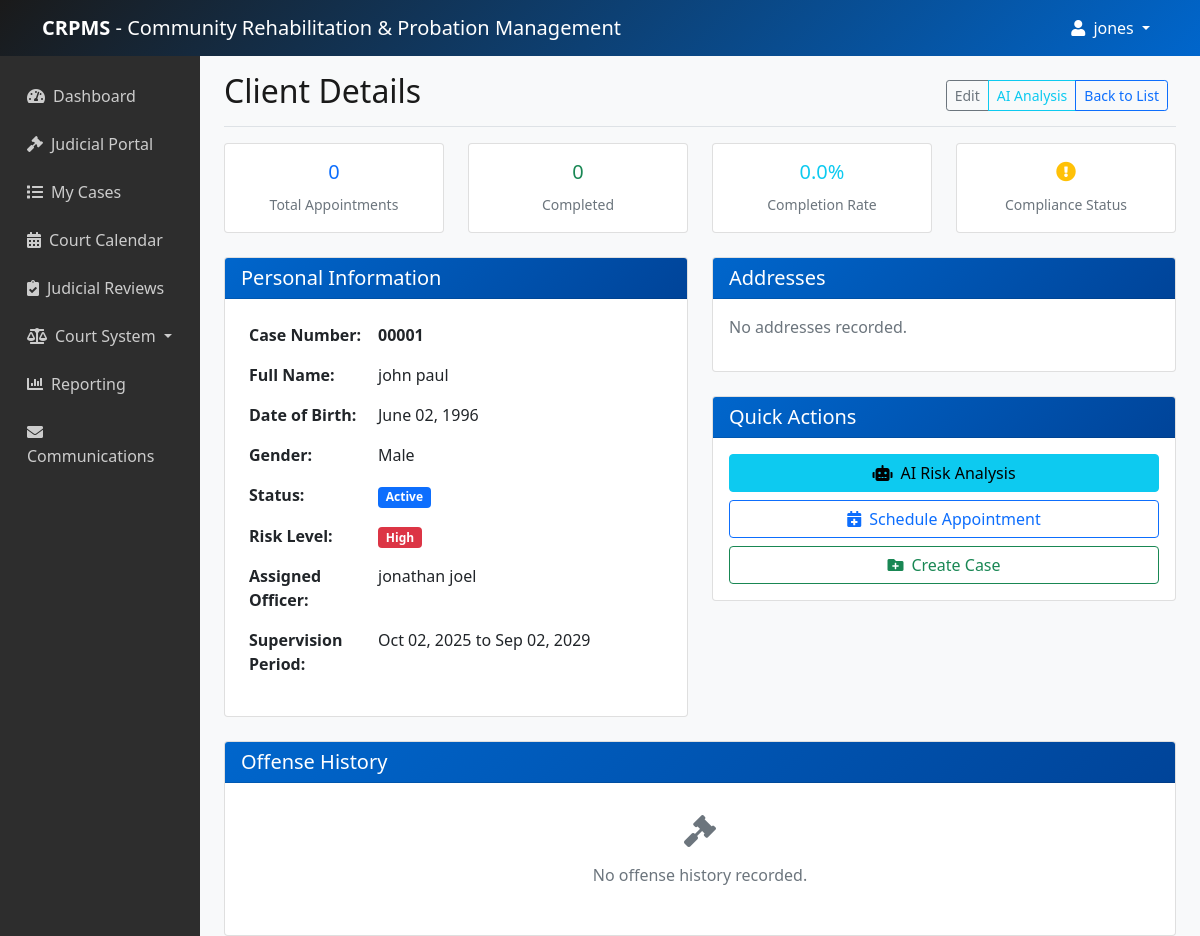
Screenshot of /clients/1/ (signed in) with the database file from the repository.
### users/models.py (models this page shows, shortened)
class User(AbstractUser):
    USER_TYPE_CHOICES = (
        ('admin', 'System Administrator'),
        ('officer', 'Probation Officer'),
        ('staff', 'Support Staff'),
        ('judge', 'Judge'),
    )
    user_type = models.CharField(max_length=20, choices=USER_TYPE_CHOICES, default='officer')
    phone = models.CharField(max_length=20, blank=True)
    department = models.CharField(max_length=100, blank=True)
    badge_number = models.CharField(max_length=50, blank=True)
    profile_picture = models.ImageField(upload_to='profiles/', blank=True)
    is_active_officer = models.BooleanField(default=True)  # Track if officer is active
    court_jurisdiction = models.CharField(max_length=100, blank=True)  # For judges

### clients/models.py (models this page shows, shortened)
class Client(models.Model):
    GENDER_CHOICES = (
        ('M', 'Male'),
        ('F', 'Female'),
        ('O', 'Other'),
    )
    STATUS_CHOICES = (
        ('active', 'Active'),
        ('completed', 'Completed'),
        ('violated', 'Violated'),
        ('transferred', 'Transferred'),
    )
    case_number = models.CharField(max_length=50, unique=True)
    first_name = models.CharField(max_length=100)
    last_name = models.CharField(max_length=100)
    date_of_birth = models.DateField()
    gender = models.CharField(max_length=1, choices=GENDER_CHOICES)
    assigned_officer = models.ForeignKey(User, on_delete=models.PROTECT, limit_choices_to={'user_type': 'officer', 'is_active_officer': True})
    status = models.CharField(max_length=20, choices=STATUS_CHOICES, default='active')
    start_date = models.DateField()
    end_date = models.DateField()
    risk_level = models.CharField(max_length=20, choices=[('low', 'Low'), ('medium', 'Medium'), ('high', 'High')])
    notes = models.TextField(blank=True)
    created_by = models.ForeignKey(User, on_delete=models.PROTECT, related_name='clients_created')
    created_at = models.DateTimeField(auto_now_add=True)
    updated_at = models.DateTimeField(auto_now=True)

### clients/views.py (the view)
# urls.py: path('<int:pk>/', views.client_detail, name='client_detail'),
@login_required
def client_detail(request, pk):
    client = get_object_or_404(Client, pk=pk)
    if request.user.user_type == 'officer' and client.assigned_officer != request.user:
        messages.error(request, "You don't have permission to view this client.")
        return redirect('client_list')
    addresses = client.addresses.all()
    offenses = client.offenses.all()
    basic_analysis = generate_basic_analysis(client)
    context = {
        'client': client,
        'addresses': addresses,
        'offenses': offenses,
        'basic_analysis': basic_analysis
    }
    return render(request, 'clients/client_detail.html', context)

### templates/clients/client_detail.html (shortened to what this page needs)
{% extends 'base.html' %}
{% block content %}
<div class="d-flex justify-content-between flex-wrap flex-md-nowrap align-items-center pt-3 pb-2 mb-3 border-bottom">
    <h1 class="h2">Client Details</h1>
    <div class="btn-toolbar mb-2 mb-md-0">
        <div class="btn-group me-2">
            <a href="{% url 'client_update' client.pk %}" class="btn btn-sm btn-outline-secondary">Edit</a>
            <a href="{% url 'ai_analyzer' client.pk %}" class="btn btn-sm btn-outline-info">AI Analysis</a>
            <a href="{% url 'client_list' %}" class="btn btn-sm btn-outline-primary">Back to List</a>
        </div>
    </div>
</div>
<div class="row mb-4">
    <div class="col-md-3">
        <div class="card text-center">
            <div class="card-body">
                <h5 class="text-primary">{{ basic_analysis.total_appointments }}</h5>
                <small class="text-muted">Total Appointments</small>
            </div>
        </div>
    </div>
    <div class="col-md-3">
        <div class="card text-center">
            <div class="card-body">
                <h5 class="text-success">{{ basic_analysis.completed_appointments }}</h5>
                <small class="text-muted">Completed</small>
            </div>
        </div>
    </div>
    <div class="col-md-3">
        <div class="card text-center">
            <div class="card-body">
                <h5 class="text-info">{{ basic_analysis.completion_rate|floatformat:1 }}%</h5>
                <small class="text-muted">Completion Rate</small>
            </div>
        </div>
    </div>
    <div class="col-md-3">
        <div class="card text-center">
            <div class="card-body">
                <h5 class="text-{{ basic_analysis.risk_indicator }}">
                    {% if basic_analysis.risk_indicator == 'danger' %}
                        <i class="fas fa-exclamation-triangle"></i>
                    {% elif basic_analysis.risk_indicator == 'warning' %}
                        <i class="fas fa-exclamation-circle"></i>
                    {% else %}
                        <i class="fas fa-check-circle"></i>
                    {% endif %}
                </h5>
                <small class="text-muted">Compliance Status</small>
            </div>
        </div>
    </div>
</div>
<div class="row">
    <div class="col-md-6">
        <div class="card mb-4">
            <div class="card-header">
                <h5 class="card-title mb-0">Personal Information</h5>
            </div>
            <div class="card-body">
                <table class="table table-borderless">
                    <tr>
                        <th width="30%">Case Number:</th>
                        <td><strong>{{ client.case_number }}</strong></td>
                    </tr>
                    <tr>
                        <th>Full Name:</th>
                        <td>{{ client.first_name }} {{ client.last_name }}</td>
                    </tr>
                    <tr>
                        <th>Date of Birth:</th>
                        <td>{{ client.date_of_birth|date:"F d, Y" }}</td>
                    </tr>
                    <tr>
                        <th>Gender:</th>
                        <td>{{ client.get_gender_display }}</td>
                    </tr>
                    <tr>
                        <th>Status:</th>
                        <td>
                            <span class="badge bg-{% if client.status == 'active' %}primary{% elif client.status == 'completed' %}success{% else %}danger{% endif %}">
                                {{ client.get_status_display }}
                            </span>
                        </td>
                    </tr>
                    <tr>
                        <th>Risk Level:</th>
                        <td>
                            <span class="badge bg-{% if client.risk_level == 'low' %}success{% elif client.risk_level == 'medium' %}warning{% else %}danger{% endif %}">
                                {{ client.get_risk_level_display }}
                            </span>
                        </td>
                    </tr>
                    <tr>
                        <th>Assigned Officer:</th>
                        <td>{{ client.assigned_officer.get_full_name }}</td>
                    </tr>
                    <tr>
                        <th>Supervision Period:</th>
                        <td>{{ client.start_date|date:"M d, Y" }} to {{ client.end_date|date:"M d, Y" }}</td>
                    </tr>
                </table>
            </div>
        </div>
    </div>
    <div class="col-md-6">
        <div class="card mb-4">
            <div class="card-header d-flex justify-content-between align-items-center">
                <h5 class="card-title mb-0">Addresses</h5>
            </div>
            <div class="card-body">
                {% if addresses %}
                    {% for address in addresses %}
                    <div class="border-bottom pb-2 mb-2 {% if address.is_primary %}border-primary{% endif %}">
                        <div class="d-flex justify-content-between">
                            <strong>{{ address.get_address_type_display }}</strong>
                            {% if address.is_primary %}
                                <span class="badge bg-primary">Primary</span>
                            {% endif %}
                        </div>
                        <p class="mb-1">{{ address.street }}</p>
                        <p class="mb-1">{{ address.city }}, {{ address.state }} {{ address.zip_code }}</p>
                    </div>
                    {% endfor %}
                {% else %}
                    <p class="text-muted">No addresses recorded.</p>
                {% endif %}
            </div>
        </div>
        <div class="card">
            <div class="card-header">
                <h5 class="card-title mb-0">Quick Actions</h5>
            </div>
            <div class="card-body">
                <div class="d-grid gap-2">
                    <a href="{% url 'ai_analyzer' client.pk %}" class="btn btn-info">
                        <i class="fas fa-robot me-2"></i>AI Risk Analysis
                    </a>
                    <a href="{% url 'appointment_create' %}" class="btn btn-outline-primary">
                        <i class="fas fa-calendar-plus me-2"></i>Schedule Appointment
                    </a>
                    <a href="{% url 'case_create' %}" class="btn btn-outline-success">
                        <i class="fas fa-folder-plus me-2"></i>Create Case
                    </a>
                </div>
            </div>
        </div>
    </div>
</div>
<div class="row">
    <div class="col-12">
        <div class="card">
            <div class="card-header">
                <h5 class="card-title mb-0">Offense History</h5>
            </div>
            <div class="card-body">
                {% if offenses %}
                    <div class="table-responsive">
                        <table class="table table-striped">
                            <thead>
                                <tr>
                                    <th>Offense Type</th>
                                    <th>Description</th>
                                    <th>Date Committed</th>
                                    <th>Sentence</th>
                                    <th>Court</th>
                                </tr>
                            </thead>
                            <tbody>
                                {% for offense in offenses %}
                                <tr>
                                    <td>{{ offense.offense_type }}</td>
                                    <td>{{ offense.description|truncatewords:10 }}</td>
                                    <td>{{ offense.date_committed|date:"M d, Y" }}</td>
                                    <td>{{ offense.sentence }}</td>
                                    <td>{{ offense.court }}</td>
                                </tr>
                                {% endfor %}
                            </tbody>
                        </table>
                    </div>
                {% else %}
                    <p class="text-muted text-center py-3">
                        <i class="fas fa-gavel fa-2x mb-3"></i><br>
                        No offense history recorded.
                    </p>
                {% endif %}
            </div>
        </div>
    </div>
</div>
{% endblock %}

### templates/base.html (shortened to what this page needs)
<!DOCTYPE html>
<html lang="en">
<head>
    <link href="https://cdn.jsdelivr.net/npm/bootstrap@5.1.3/dist/css/bootstrap.min.css" rel="stylesheet">
    <link rel="stylesheet" href="https://cdnjs.cloudflare.com/ajax/libs/font-awesome/5.15.4/css/all.min.css">
</head>
<body>
<nav class="navbar navbar-expand-lg navbar-dark">
    <div class="container">
        <a class="navbar-brand" href="{% url 'dashboard' %}">
            <strong>CRPMS</strong> - Community Rehabilitation & Probation Management
        </a>
        <div class="collapse navbar-collapse" id="navbarNav">
            <div class="navbar-nav ms-auto">
                {% if user.is_authenticated %}
                    <div class="nav-item dropdown">
                        <a class="nav-link dropdown-toggle" href="#" id="navbarDropdown" role="button" data-bs-toggle="dropdown" aria-expanded="false">
                            <i class="fas fa-user me-1"></i>
                            {{ user.first_name|default:user.username }}
                        </a>
                    </div>
                {% endif %}
            </div>
        </div>
    </div>
</nav>
    <div class="container-fluid">
        <div class="row">
            {% if user.is_authenticated %}
            <div class="col-md-3 col-lg-2 sidebar d-md-block">
                <div class="position-sticky pt-3">
                    <ul class="nav flex-column">
                        <li class="nav-item">
                            <a class="nav-link" href="{% url 'dashboard' %}">
                                <i class="fas fa-tachometer-alt me-2"></i>Dashboard
                            </a>
                        </li>
                        {% if user.user_type == 'judge' %}
                        <li class="nav-item">
                            <a class="nav-link" href="{% url 'judges:judge_dashboard' %}">
                                <i class="fas fa-gavel me-2"></i>Judicial Portal
                            </a>
                        </li>
                        <li class="nav-item">
                            <a class="nav-link" href="{% url 'judges:judge_cases' %}">
                                <i class="fas fa-list me-2"></i>My Cases
                            </a>
                        </li>
                        <li class="nav-item">
                            <a class="nav-link" href="{% url 'judges:court_calendar' %}">
                                <i class="fas fa-calendar-alt me-2"></i>Court Calendar
                            </a>
                        </li>
                        <li class="nav-item">
                            <a class="nav-link" href="{% url 'judges:judicial_reviews' %}">
                                <i class="fas fa-clipboard-check me-2"></i>Judicial Reviews
                            </a>
                        </li>
                        {% endif %}
                        <li class="nav-item dropdown">
                            <a class="nav-link dropdown-toggle" href="#" id="courtsDropdown" role="button" data-bs-toggle="dropdown" aria-expanded="false">
                                <i class="fas fa-balance-scale me-2"></i>Court System
                            </a>
                        </li>
                        <li class="nav-item">
                            <a class="nav-link" href="{% url 'report_list' %}">
                                <i class="fas fa-chart-bar me-2"></i>Reporting
                            </a>
                        </li>
                        <li class="nav-item">
                            <a class="nav-link" href="{% url 'message_list' %}">
                                <i class="fas fa-envelope me-2"></i>Communications
                            </a>
                        </li>
                    </ul>
                </div>
            </div>
            {% endif %}
            <main class="col-md-9 ms-sm-auto col-lg-10 px-md-4">
                {% block content %}
                {% endblock %}
            </main>
        </div>
    </div>
</body>
</html>

### rows the page displays
User: first_name "jones"
Client: case_number "00001", first_name "john", last_name "paul", date_of_birth "June 02, 1996", gender "Male", status "Active", risk_level "High", assigned_officer.get_full_name "jonathan joel", start_date "Oct 02, 2025", end_date "Sep 02, 2029"

### other values shown
{{ basic_analysis.total_appointments }} "0"
{{ basic_analysis.completed_appointments }} "0"
{{ basic_analysis.completion_rate|floatformat:1 }} "0.0"
